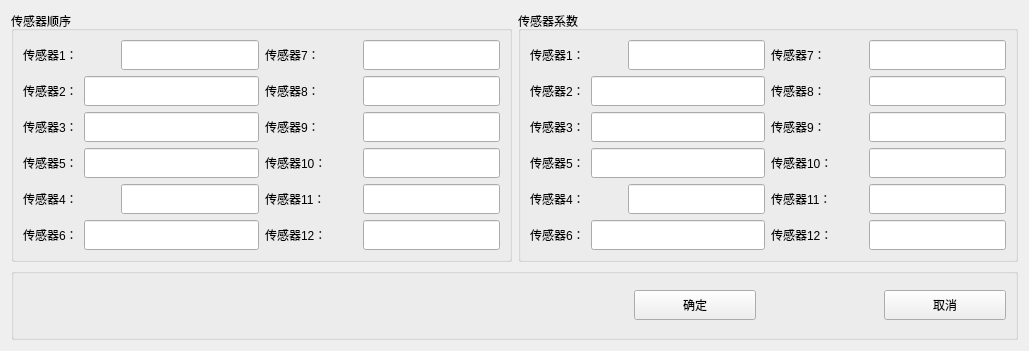
<?xml version="1.0" encoding="UTF-8"?>
<ui version="4.0">
  <class>disp2dpara</class>
  <widget class="QWidget" name="disp2dpara">
    <property name="geometry">
      <rect>
        <x>0</x>
        <y>0</y>
        <width>1029</width>
        <height>351</height>
      </rect>
    </property>
    <property name="windowTitle">
      <string>Form</string>
    </property>
    <layout class="QGridLayout" name="gridLayout_3">
      <item row="0" column="0">
        <layout class="QHBoxLayout" name="horizontalLayout_18">
          <item>
            <widget class="QGroupBox" name="groupBox">
              <property name="title">
                <string>传感器顺序</string>
              </property>
              <layout class="QGridLayout" name="gridLayout">
                <item row="3" column="0">
                  <layout class="QHBoxLayout" name="horizontalLayout_6" stretch="0,6">
                    <property name="spacing">
                      <number>6</number>
                    </property>
                    <item>
                      <widget class="QLabel" name="label_5">
                        <property name="text">
                          <string>传感器5：</string>
                        </property>
                      </widget>
                    </item>
                    <item>
                      <widget class="QLineEdit" name="edit_Sensor5Order">
                        <property name="minimumSize">
                          <size>
                            <width>0</width>
                            <height>30</height>
                          </size>
                        </property>
                      </widget>
                    </item>
                  </layout>
                </item>
                <item row="0" column="0">
                  <layout class="QHBoxLayout" name="horizontalLayout_2" stretch="4,6">
                    <item>
                      <widget class="QLabel" name="label">
                        <property name="text">
                          <string>传感器1：</string>
                        </property>
                      </widget>
                    </item>
                    <item>
                      <widget class="QLineEdit" name="edit_Sensor1Order">
                        <property name="minimumSize">
                          <size>
                            <width>0</width>
                            <height>30</height>
                          </size>
                        </property>
                      </widget>
                    </item>
                  </layout>
                </item>
                <item row="4" column="0">
                  <layout class="QHBoxLayout" name="horizontalLayout_5" stretch="4,6">
                    <item>
                      <widget class="QLabel" name="label_3">
                        <property name="text">
                          <string>传感器4：</string>
                        </property>
                      </widget>
                    </item>
                    <item>
                      <widget class="QLineEdit" name="edit_Sensor4Order">
                        <property name="minimumSize">
                          <size>
                            <width>0</width>
                            <height>30</height>
                          </size>
                        </property>
                      </widget>
                    </item>
                  </layout>
                </item>
                <item row="1" column="0">
                  <layout class="QHBoxLayout" name="horizontalLayout_3">
                    <item>
                      <widget class="QLabel" name="label_2">
                        <property name="text">
                          <string>传感器2：</string>
                        </property>
                      </widget>
                    </item>
                    <item>
                      <widget class="QLineEdit" name="edit_Sensor2Order">
                        <property name="minimumSize">
                          <size>
                            <width>0</width>
                            <height>30</height>
                          </size>
                        </property>
                      </widget>
                    </item>
                  </layout>
                </item>
                <item row="2" column="0">
                  <layout class="QHBoxLayout" name="horizontalLayout_4">
                    <item>
                      <widget class="QLabel" name="label_4">
                        <property name="text">
                          <string>传感器3：</string>
                        </property>
                      </widget>
                    </item>
                    <item>
                      <widget class="QLineEdit" name="edit_Sensor3Order">
                        <property name="minimumSize">
                          <size>
                            <width>0</width>
                            <height>30</height>
                          </size>
                        </property>
                      </widget>
                    </item>
                  </layout>
                </item>
                <item row="5" column="0">
                  <layout class="QHBoxLayout" name="horizontalLayout_7" stretch="0,6">
                    <item>
                      <widget class="QLabel" name="label_6">
                        <property name="text">
                          <string>传感器6：</string>
                        </property>
                      </widget>
                    </item>
                    <item>
                      <widget class="QLineEdit" name="edit_Sensor6Order">
                        <property name="minimumSize">
                          <size>
                            <width>0</width>
                            <height>30</height>
                          </size>
                        </property>
                      </widget>
                    </item>
                  </layout>
                </item>
                <item row="0" column="1">
                  <layout class="QHBoxLayout" name="horizontalLayout_19" stretch="4,6">
                    <item>
                      <widget class="QLabel" name="label_17">
                        <property name="text">
                          <string>传感器7：</string>
                        </property>
                      </widget>
                    </item>
                    <item>
                      <widget class="QLineEdit" name="edit_Sensor7Order">
                        <property name="minimumSize">
                          <size>
                            <width>0</width>
                            <height>30</height>
                          </size>
                        </property>
                      </widget>
                    </item>
                  </layout>
                </item>
                <item row="1" column="1">
                  <layout class="QHBoxLayout" name="horizontalLayout_20" stretch="4,6">
                    <item>
                      <widget class="QLabel" name="label_18">
                        <property name="text">
                          <string>传感器8：</string>
                        </property>
                      </widget>
                    </item>
                    <item>
                      <widget class="QLineEdit" name="edit_Sensor8Order">
                        <property name="minimumSize">
                          <size>
                            <width>0</width>
                            <height>30</height>
                          </size>
                        </property>
                      </widget>
                    </item>
                  </layout>
                </item>
                <item row="2" column="1">
                  <layout class="QHBoxLayout" name="horizontalLayout_21" stretch="4,6">
                    <item>
                      <widget class="QLabel" name="label_19">
                        <property name="text">
                          <string>传感器9：</string>
                        </property>
                      </widget>
                    </item>
                    <item>
                      <widget class="QLineEdit" name="edit_Sensor9Order">
                        <property name="minimumSize">
                          <size>
                            <width>0</width>
                            <height>30</height>
                          </size>
                        </property>
                      </widget>
                    </item>
                  </layout>
                </item>
                <item row="3" column="1">
                  <layout class="QHBoxLayout" name="horizontalLayout_22" stretch="4,6">
                    <item>
                      <widget class="QLabel" name="label_20">
                        <property name="text">
                          <string>传感器10：</string>
                        </property>
                      </widget>
                    </item>
                    <item>
                      <widget class="QLineEdit" name="edit_Sensor10Order">
                        <property name="minimumSize">
                          <size>
                            <width>0</width>
                            <height>30</height>
                          </size>
                        </property>
                      </widget>
                    </item>
                  </layout>
                </item>
                <item row="4" column="1">
                  <layout class="QHBoxLayout" name="horizontalLayout_23" stretch="4,6">
                    <item>
                      <widget class="QLabel" name="label_21">
                        <property name="text">
                          <string>传感器11：</string>
                        </property>
                      </widget>
                    </item>
                    <item>
                      <widget class="QLineEdit" name="edit_Sensor11Order">
                        <property name="minimumSize">
                          <size>
                            <width>0</width>
                            <height>30</height>
                          </size>
                        </property>
                      </widget>
                    </item>
                  </layout>
                </item>
                <item row="5" column="1">
                  <layout class="QHBoxLayout" name="horizontalLayout_24" stretch="4,6">
                    <item>
                      <widget class="QLabel" name="label_22">
                        <property name="text">
                          <string>传感器12：</string>
                        </property>
                      </widget>
                    </item>
                    <item>
                      <widget class="QLineEdit" name="edit_Sensor12Order">
                        <property name="minimumSize">
                          <size>
                            <width>0</width>
                            <height>30</height>
                          </size>
                        </property>
                      </widget>
                    </item>
                  </layout>
                </item>
              </layout>
            </widget>
          </item>
          <item>
            <widget class="QGroupBox" name="groupBox_2">
              <property name="title">
                <string>传感器系数</string>
              </property>
              <layout class="QGridLayout" name="gridLayout_2">
                <item row="0" column="2">
                  <layout class="QHBoxLayout" name="horizontalLayout_25" stretch="4,6">
                    <item>
                      <widget class="QLabel" name="label_23">
                        <property name="text">
                          <string>传感器7：</string>
                        </property>
                      </widget>
                    </item>
                    <item>
                      <widget class="QLineEdit" name="edit_Sensor7Para">
                        <property name="minimumSize">
                          <size>
                            <width>0</width>
                            <height>30</height>
                          </size>
                        </property>
                      </widget>
                    </item>
                  </layout>
                </item>
                <item row="3" column="2">
                  <layout class="QHBoxLayout" name="horizontalLayout_28" stretch="4,6">
                    <item>
                      <widget class="QLabel" name="label_26">
                        <property name="text">
                          <string>传感器10：</string>
                        </property>
                      </widget>
                    </item>
                    <item>
                      <widget class="QLineEdit" name="edit_Sensor10Para">
                        <property name="minimumSize">
                          <size>
                            <width>0</width>
                            <height>30</height>
                          </size>
                        </property>
                      </widget>
                    </item>
                  </layout>
                </item>
                <item row="5" column="2">
                  <layout class="QHBoxLayout" name="horizontalLayout_30" stretch="4,6">
                    <item>
                      <widget class="QLabel" name="label_28">
                        <property name="text">
                          <string>传感器12：</string>
                        </property>
                      </widget>
                    </item>
                    <item>
                      <widget class="QLineEdit" name="edit_Sensor12Para">
                        <property name="minimumSize">
                          <size>
                            <width>0</width>
                            <height>30</height>
                          </size>
                        </property>
                      </widget>
                    </item>
                  </layout>
                </item>
                <item row="1" column="2">
                  <layout class="QHBoxLayout" name="horizontalLayout_26" stretch="4,6">
                    <item>
                      <widget class="QLabel" name="label_24">
                        <property name="text">
                          <string>传感器8：</string>
                        </property>
                      </widget>
                    </item>
                    <item>
                      <widget class="QLineEdit" name="edit_Sensor8Para">
                        <property name="minimumSize">
                          <size>
                            <width>0</width>
                            <height>30</height>
                          </size>
                        </property>
                      </widget>
                    </item>
                  </layout>
                </item>
                <item row="4" column="2">
                  <layout class="QHBoxLayout" name="horizontalLayout_29" stretch="4,6">
                    <item>
                      <widget class="QLabel" name="label_27">
                        <property name="text">
                          <string>传感器11：</string>
                        </property>
                      </widget>
                    </item>
                    <item>
                      <widget class="QLineEdit" name="edit_Sensor11Para">
                        <property name="minimumSize">
                          <size>
                            <width>0</width>
                            <height>30</height>
                          </size>
                        </property>
                      </widget>
                    </item>
                  </layout>
                </item>
                <item row="4" column="1">
                  <layout class="QHBoxLayout" name="horizontalLayout_11" stretch="4,6">
                    <item>
                      <widget class="QLabel" name="label_10">
                        <property name="text">
                          <string>传感器4：</string>
                        </property>
                      </widget>
                    </item>
                    <item>
                      <widget class="QLineEdit" name="edit_Sensor4Para">
                        <property name="minimumSize">
                          <size>
                            <width>0</width>
                            <height>30</height>
                          </size>
                        </property>
                      </widget>
                    </item>
                  </layout>
                </item>
                <item row="2" column="1">
                  <layout class="QHBoxLayout" name="horizontalLayout_10">
                    <item>
                      <widget class="QLabel" name="label_9">
                        <property name="text">
                          <string>传感器3：</string>
                        </property>
                      </widget>
                    </item>
                    <item>
                      <widget class="QLineEdit" name="edit_Sensor3Para">
                        <property name="minimumSize">
                          <size>
                            <width>0</width>
                            <height>30</height>
                          </size>
                        </property>
                      </widget>
                    </item>
                  </layout>
                </item>
                <item row="0" column="1">
                  <layout class="QHBoxLayout" name="horizontalLayout_8" stretch="4,6">
                    <item>
                      <widget class="QLabel" name="label_7">
                        <property name="text">
                          <string>传感器1：</string>
                        </property>
                      </widget>
                    </item>
                    <item>
                      <widget class="QLineEdit" name="edit_Sensor1Para">
                        <property name="minimumSize">
                          <size>
                            <width>0</width>
                            <height>30</height>
                          </size>
                        </property>
                      </widget>
                    </item>
                  </layout>
                </item>
                <item row="3" column="1">
                  <layout class="QHBoxLayout" name="horizontalLayout_12" stretch="0,6">
                    <property name="spacing">
                      <number>6</number>
                    </property>
                    <item>
                      <widget class="QLabel" name="label_11">
                        <property name="text">
                          <string>传感器5：</string>
                        </property>
                      </widget>
                    </item>
                    <item>
                      <widget class="QLineEdit" name="edit_Sensor5Para">
                        <property name="minimumSize">
                          <size>
                            <width>0</width>
                            <height>30</height>
                          </size>
                        </property>
                      </widget>
                    </item>
                  </layout>
                </item>
                <item row="5" column="1">
                  <layout class="QHBoxLayout" name="horizontalLayout_13" stretch="0,6">
                    <item>
                      <widget class="QLabel" name="label_12">
                        <property name="text">
                          <string>传感器6：</string>
                        </property>
                      </widget>
                    </item>
                    <item>
                      <widget class="QLineEdit" name="edit_Sensor6Para">
                        <property name="minimumSize">
                          <size>
                            <width>0</width>
                            <height>30</height>
                          </size>
                        </property>
                      </widget>
                    </item>
                  </layout>
                </item>
                <item row="2" column="2">
                  <layout class="QHBoxLayout" name="horizontalLayout_27" stretch="4,6">
                    <item>
                      <widget class="QLabel" name="label_25">
                        <property name="text">
                          <string>传感器9：</string>
                        </property>
                      </widget>
                    </item>
                    <item>
                      <widget class="QLineEdit" name="edit_Sensor9Para">
                        <property name="minimumSize">
                          <size>
                            <width>0</width>
                            <height>30</height>
                          </size>
                        </property>
                      </widget>
                    </item>
                  </layout>
                </item>
                <item row="1" column="1">
                  <layout class="QHBoxLayout" name="horizontalLayout_9">
                    <item>
                      <widget class="QLabel" name="label_8">
                        <property name="text">
                          <string>传感器2：</string>
                        </property>
                      </widget>
                    </item>
                    <item>
                      <widget class="QLineEdit" name="edit_Sensor2Para">
                        <property name="minimumSize">
                          <size>
                            <width>0</width>
                            <height>30</height>
                          </size>
                        </property>
                      </widget>
                    </item>
                  </layout>
                </item>
              </layout>
            </widget>
          </item>
        </layout>
      </item>
      <item row="1" column="0">
        <widget class="QGroupBox" name="groupBox_3">
          <property name="title">
            <string />
          </property>
          <layout class="QHBoxLayout" name="horizontalLayout" stretch="20,4,4,4">
            <item>
              <spacer name="horizontalSpacer">
                <property name="orientation">
                  <enum>Qt::Horizontal</enum>
                </property>
                <property name="sizeHint" stdset="0">
                  <size>
                    <width>325</width>
                    <height>20</height>
                  </size>
                </property>
              </spacer>
            </item>
            <item>
              <widget class="QPushButton" name="pbtn_SenerSet">
                <property name="minimumSize">
                  <size>
                    <width>0</width>
                    <height>30</height>
                  </size>
                </property>
                <property name="text">
                  <string>确定</string>
                </property>
              </widget>
            </item>
            <item>
              <spacer name="horizontalSpacer_2">
                <property name="orientation">
                  <enum>Qt::Horizontal</enum>
                </property>
                <property name="sizeHint" stdset="0">
                  <size>
                    <width>62</width>
                    <height>20</height>
                  </size>
                </property>
              </spacer>
            </item>
            <item>
              <widget class="QPushButton" name="pbtn_SenerCancel">
                <property name="minimumSize">
                  <size>
                    <width>0</width>
                    <height>30</height>
                  </size>
                </property>
                <property name="text">
                  <string>取消</string>
                </property>
              </widget>
            </item>
          </layout>
        </widget>
      </item>
    </layout>
  </widget>
  <resources />
  <connections />
</ui>
